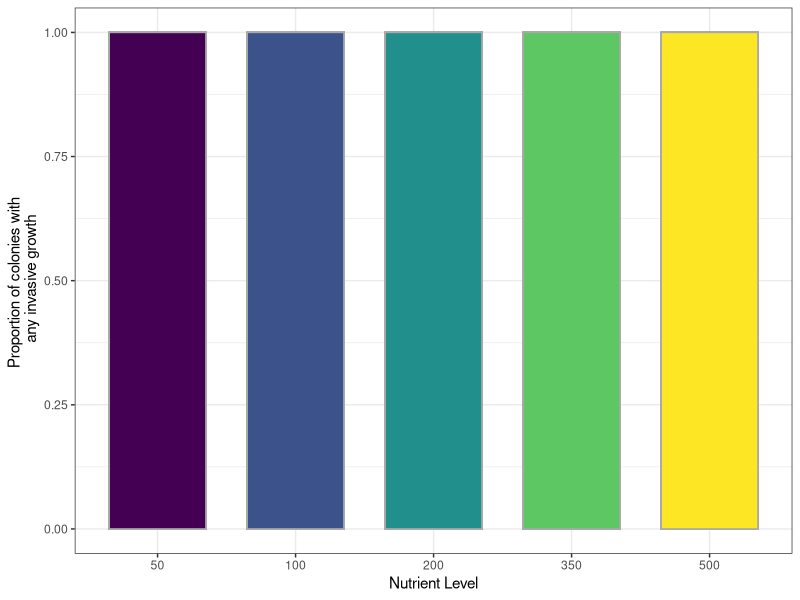
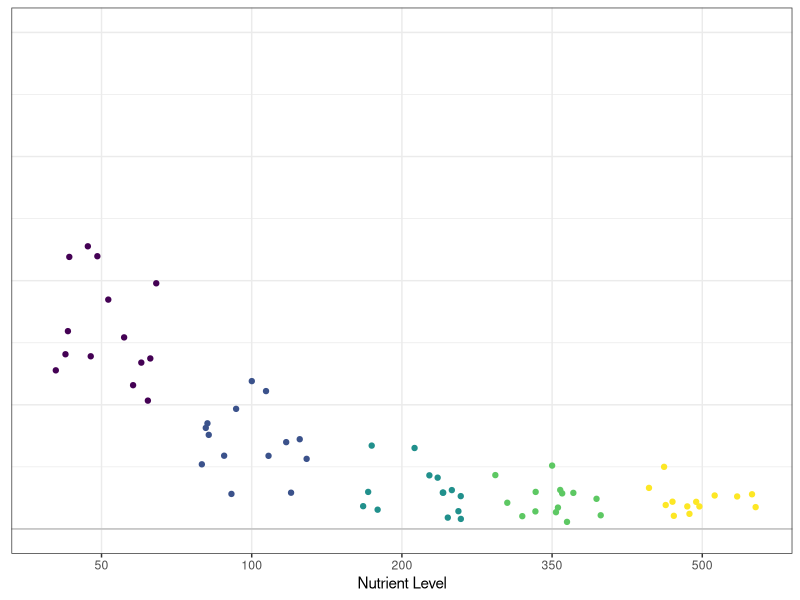

Here is the R script that generated these plots, in order: (Note: this script raises an error after producing the figures.)
library(tidyverse)
library(here)
nutrient_dataset <- read_csv(here("data/filamentous_yeast_v5.csv"))%>%
  mutate(nutrient_level = extract_numeric(nutrient))

image_figure <- nutrient_dataset %>%
  mutate(nutrient_level = ordered(nutrient_level))%>%
  ggplot(., aes(x= nutrient_level, y = area_ratio, colour = nutrient_level))+
  geom_hline(yintercept = 0, colour = "grey")+
  geom_jitter()+
  xlab("Nutrient Level")+
  ylim(c(0,1))+
  theme_bw()+
  theme(legend.position = "none",
        axis.text.y = element_blank(),
        axis.title.y = element_blank(),
        axis.ticks.y = element_blank())


count_figure<-  nutrient_dataset %>%
  drop_na() %>%
  mutate(nutrient_level = ordered(nutrient_level))%>%
  group_by(nutrient_level)%>%
  mutate(n_not_invasive = sum(area_ratio == 0),
         proportion_invasive_colonies = sum(area_ratio != 0, na.rm = T)/n()) %>%
  ggplot(., mapping = aes(x = nutrient_level, y = proportion_invasive_colonies, fill = nutrient_level))+
  geom_col(position = "dodge", colour = "darkgrey", width = .7)+
  labs(x = "Nutrient Level", y = "Proportion of colonies with \n any invasive growth")+
  scale_y_continuous(limits = c(0,1)) +
  theme_bw()+
  theme(legend.position = "none",
        strip.text = element_blank())

ggarrange(count_figure,image_figure,
          ncol = 2, nrow = 1, widths = c(1, .8))

ggsave("images/experiment0_nutrient.png", width = 10, height = 7)
